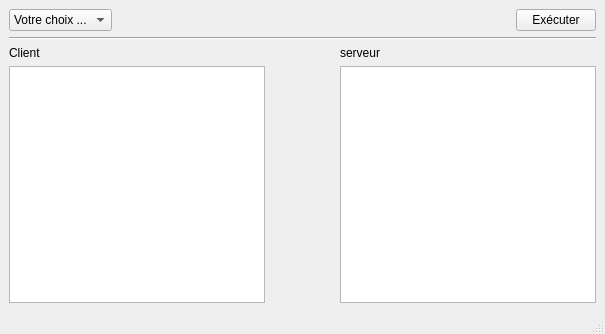
<?xml version="1.0" encoding="UTF-8"?>
<ui version="4.0">
 <class>MainWindow</class>
 <widget class="QMainWindow" name="MainWindow">
  <property name="geometry">
   <rect>
    <x>0</x>
    <y>0</y>
    <width>605</width>
    <height>334</height>
   </rect>
  </property>
  <property name="windowTitle">
   <string>MainWindow</string>
  </property>
  <widget class="QWidget" name="centralwidget">
   <layout class="QVBoxLayout" name="verticalLayout_2">
    <item>
     <layout class="QVBoxLayout" name="verticalLayout">
      <item>
       <layout class="QGridLayout" name="gridLayout_2">
        <item row="0" column="0">
         <layout class="QGridLayout" name="gridLayout">
          <item row="0" column="0">
           <widget class="QComboBox" name="comboBox">
            <item>
             <property name="text">
              <string>Votre choix ...</string>
             </property>
            </item>
            <item>
             <property name="text">
              <string>Tube nommé</string>
             </property>
            </item>
            <item>
             <property name="text">
              <string>Socket</string>
             </property>
            </item>
           </widget>
          </item>
         </layout>
        </item>
        <item row="0" column="1">
         <spacer name="horizontalSpacer">
          <property name="orientation">
           <enum>Qt::Horizontal</enum>
          </property>
          <property name="sizeHint" stdset="0">
           <size>
            <width>40</width>
            <height>20</height>
           </size>
          </property>
         </spacer>
        </item>
        <item row="0" column="2">
         <widget class="QPushButton" name="pushButton">
          <property name="text">
           <string>Exécuter</string>
          </property>
         </widget>
        </item>
       </layout>
      </item>
      <item>
       <widget class="Line" name="line">
        <property name="orientation">
         <enum>Qt::Horizontal</enum>
        </property>
       </widget>
      </item>
      <item>
       <layout class="QGridLayout" name="gridLayout_5">
        <item row="0" column="0">
         <layout class="QGridLayout" name="gridLayout_4">
          <item row="0" column="0">
           <widget class="QLabel" name="label">
            <property name="text">
             <string>Client</string>
            </property>
           </widget>
          </item>
          <item row="1" column="0">
           <widget class="QTextBrowser" name="clientout"/>
          </item>
         </layout>
        </item>
        <item row="0" column="1">
         <spacer name="horizontalSpacer_2">
          <property name="orientation">
           <enum>Qt::Horizontal</enum>
          </property>
          <property name="sizeHint" stdset="0">
           <size>
            <width>40</width>
            <height>20</height>
           </size>
          </property>
         </spacer>
        </item>
        <item row="0" column="2">
         <layout class="QGridLayout" name="gridLayout_3">
          <item row="0" column="0">
           <widget class="QLabel" name="label_2">
            <property name="text">
             <string>serveur</string>
            </property>
           </widget>
          </item>
          <item row="1" column="0">
           <widget class="QTextBrowser" name="servout"/>
          </item>
         </layout>
        </item>
       </layout>
      </item>
     </layout>
    </item>
   </layout>
  </widget>
  <widget class="QMenuBar" name="menubar">
   <property name="geometry">
    <rect>
     <x>0</x>
     <y>0</y>
     <width>605</width>
     <height>30</height>
    </rect>
   </property>
  </widget>
  <widget class="QStatusBar" name="statusbar"/>
 </widget>
 <resources/>
 <connections>
  <connection>
   <sender>pushButton</sender>
   <signal>clicked()</signal>
   <receiver>MainWindow</receiver>
   <slot>executeb()</slot>
   <hints>
    <hint type="sourcelabel">
     <x>596</x>
     <y>71</y>
    </hint>
    <hint type="destinationlabel">
     <x>529</x>
     <y>58</y>
    </hint>
   </hints>
  </connection>
  <connection>
   <sender>comboBox</sender>
   <signal>currentIndexChanged(int)</signal>
   <receiver>clientout</receiver>
   <slot>clear()</slot>
   <hints>
    <hint type="sourcelabel">
     <x>65</x>
     <y>62</y>
    </hint>
    <hint type="destinationlabel">
     <x>131</x>
     <y>162</y>
    </hint>
   </hints>
  </connection>
  <connection>
   <sender>comboBox</sender>
   <signal>currentIndexChanged(int)</signal>
   <receiver>servout</receiver>
   <slot>clear()</slot>
   <hints>
    <hint type="sourcelabel">
     <x>108</x>
     <y>51</y>
    </hint>
    <hint type="destinationlabel">
     <x>449</x>
     <y>154</y>
    </hint>
   </hints>
  </connection>
  <connection>
   <sender>comboBox</sender>
   <signal>currentIndexChanged(int)</signal>
   <receiver>MainWindow</receiver>
   <slot>run_server()</slot>
   <hints>
    <hint type="sourcelabel">
     <x>115</x>
     <y>44</y>
    </hint>
    <hint type="destinationlabel">
     <x>181</x>
     <y>41</y>
    </hint>
   </hints>
  </connection>
 </connections>
 <slots>
  <signal>buttonClicked()</signal>
  <slot>executeb()</slot>
  <slot>run_server()</slot>
 </slots>
</ui>
